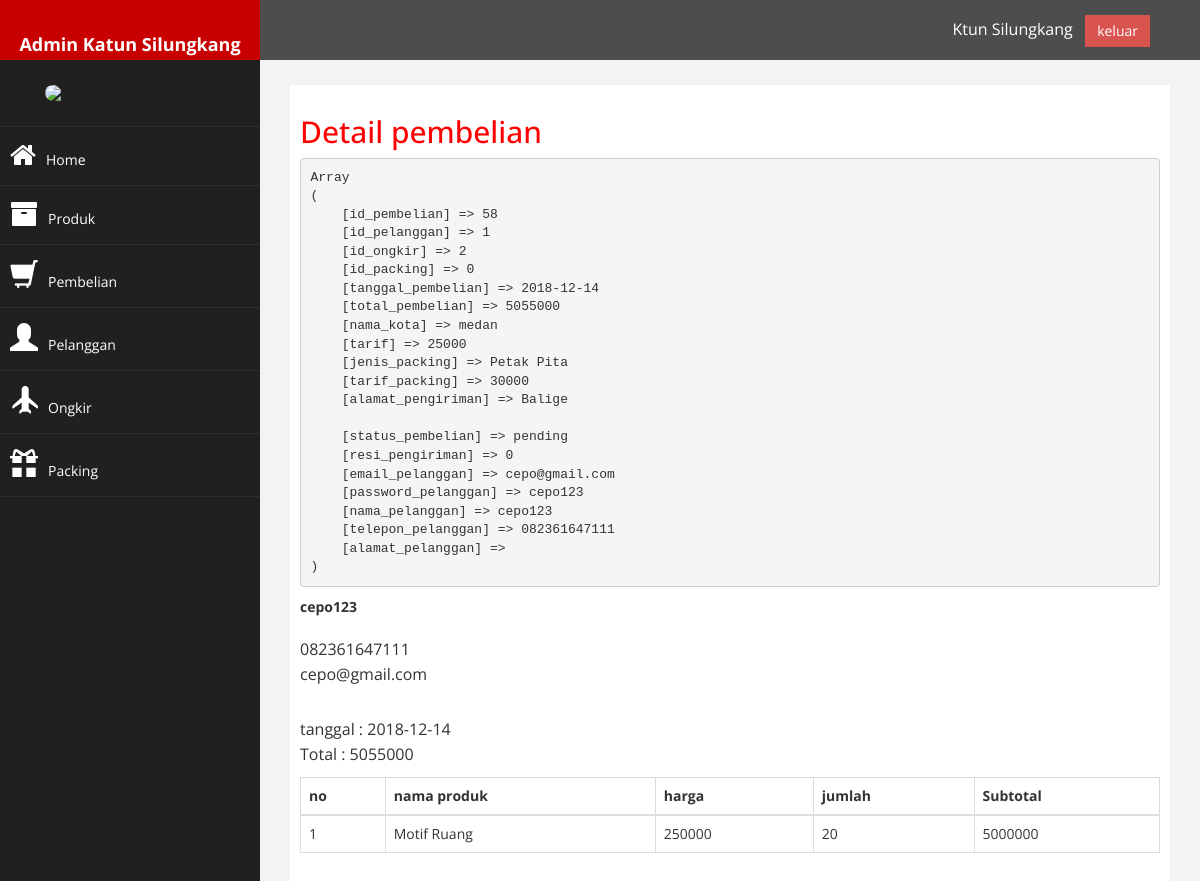
The page /admin/index.php?halaman=detail&id=58 (signed in) on the database its author committed.
### tables this page shows
CREATE TABLE `pembelian` (
  `id_pembelian` int(11) NOT NULL,
  `id_pelanggan` int(11) NOT NULL,
  `id_ongkir` int(11) NOT NULL,
  `id_packing` int(11) NOT NULL,
  `tanggal_pembelian` date NOT NULL,
  `total_pembelian` int(11) NOT NULL,
  `nama_kota` varchar(100) NOT NULL,
  `tarif` int(11) NOT NULL,
  `jenis_packing` varchar(100) NOT NULL,
  `tarif_packing` int(11) NOT NULL,
  `alamat_pengiriman` text NOT NULL,
  `status_pembelian` varchar(100) NOT NULL DEFAULT 'pending',
  `resi_pengiriman` int(50) NOT NULL
);

CREATE TABLE `pelanggan` (
  `id_pelanggan` int(11) NOT NULL,
  `email_pelanggan` varchar(100) NOT NULL,
  `password_pelanggan` varchar(50) NOT NULL,
  `nama_pelanggan` varchar(100) NOT NULL,
  `telepon_pelanggan` varchar(25) NOT NULL,
  `alamat_pelanggan` text NOT NULL
);

CREATE TABLE `pembelian_produk` (
  `id_pembelian_produk` int(11) NOT NULL,
  `id_pembelian` int(11) NOT NULL,
  `id_produk` int(11) NOT NULL,
  `jumlah` int(11) NOT NULL,
  `nama` varchar(100) NOT NULL,
  `harga` int(11) NOT NULL,
  `berat` int(11) NOT NULL,
  `subberat` int(11) NOT NULL,
  `subharga` int(11) NOT NULL
);

CREATE TABLE `produk` (
  `id_produk` int(11) NOT NULL,
  `nama_produk` varchar(100) NOT NULL,
  `harga_produk` int(11) NOT NULL,
  `berat` int(11) NOT NULL,
  `foto_produk` varchar(100) NOT NULL,
  `deskripsi_produk` text NOT NULL,
  `stok_produk` int(5) NOT NULL
);

### admin/detail.php (the view)
<h2>Detail pembelian</h2>
<?php $ambil = $koneksi->query("SELECT * FROM pembelian JOIN pelanggan
	ON pembelian.id_pelanggan=pelanggan.id_pelanggan
	WHERE pembelian.id_pembelian= $_GET[id]");
$detail=$ambil->fetch_assoc();
?>
<pre><?php print_r($detail); ?></pre>
<strong><?php echo $detail['nama_pelanggan']; ?></strong> <br>
<p>
	<?php echo $detail['telepon_pelanggan']; ?> <br>
	<?php echo $detail['email_pelanggan']; ?>
</p>
<p>
	tanggal : <?php echo $detail['tanggal_pembelian']; ?> <br>
	Total : <?php echo $detail['total_pembelian']; ?>
</p>
<table class="table table-bordered">
	<thead>
		<tr>
			<th>no</th>
			<th>nama produk</th>
			<th>harga</th>
			<th>jumlah</th>
			<th>Subtotal</th>
		</tr>
	</thead>
	<tbody>
		<?php $nomor=1; ?>
		<?php $ambil=$koneksi->query("SELECT * FROM pembelian_produk JOIN produk ON pembelian_produk.id_produk=produk.id_produk
		WHERE pembelian_produk.id_pembelian='$_GET[id]'"); ?>
		<?php while($pecah=$ambil->fetch_assoc()){ ?>
		<tr>
			<td><?php echo $nomor; ?></td>
			<td><?php echo $pecah['nama_produk']; ?></td>
			<td><?php echo $pecah['harga_produk']; ?></td>
			<td><?php echo $pecah['jumlah']; ?></td>
			<td>
				<?php echo $pecah['harga_produk']*$pecah['jumlah'] ?>
			</td>
		</tr>
		<?php $nomor++; ?>
		<?php } ?>
	</tbody>
</table>

### admin/assets/css/custom.css (style rules this page uses)
body { font-family: 'Open Sans', sans-serif; }
h2 { color: #f00; }
p { font-size:16px; line-height:25px; padding-top:20px; }

### rows shown on the page
pembelian: id_pelanggan.nama_pelanggan "cepo123", id_pelanggan.telepon_pelanggan "082361647111", id_pelanggan.email_pelanggan "cepo@gmail.com", tanggal_pembelian "2018-12-14", total_pembelian "5055000"
pembelian_produk: id_produk.nama_produk "Motif Ruang", id_produk.harga_produk "250000", jumlah "20", $pecah['harga_produk']*$pecah['jumlah'] "5000000"
